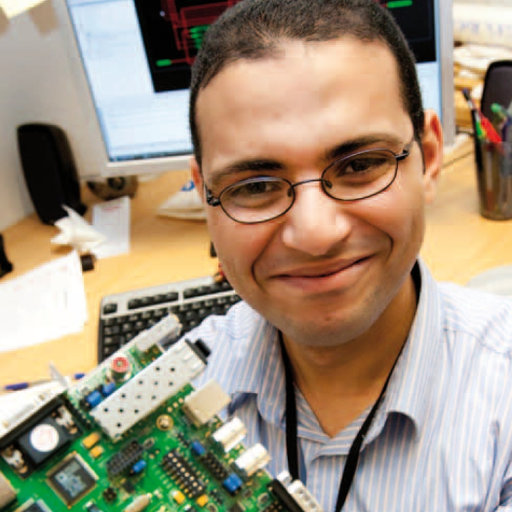
%> input picture Src/Software/Matlab/Images/Demo/Mohamed_El-Hadedy.jpg, 512 x 512 px
$ octave image_test.m   (GNU Octave 9; MATLAB toolbox functions it lacks are replaced by stand-ins)
%> lines starting %> are read from the running program, lines starting %| are printed output that depends on the picture
close all;
image_name = 'Mohamed_El-Hadedy.jpg';
I = imread(image_name);
%> I is the input picture: size 512x512x3 uint8; mean R, G, B 163, 147, 126.2
imshow(I);
% Extract color channels.
redChannel = I(:,:,1); % Red channel
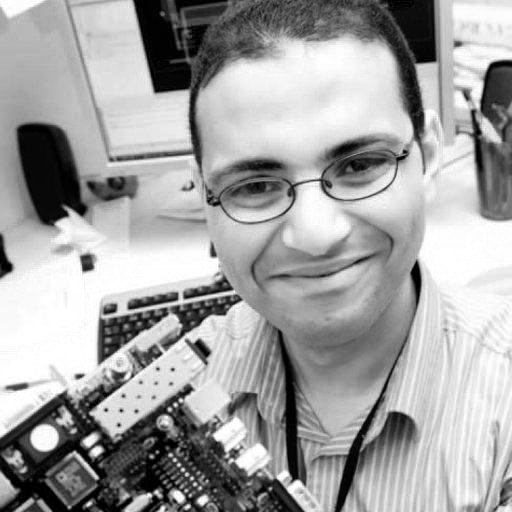
%> redChannel: size 512x512 uint8; min 0, max 255, mean 163
greenChannel = I(:,:,2); % Green channel
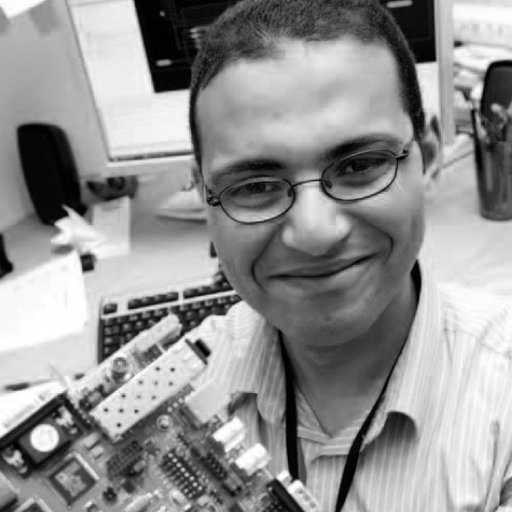
%> greenChannel: size 512x512 uint8; min 0, max 255, mean 147
blueChannel = I(:,:,3); % Blue channel
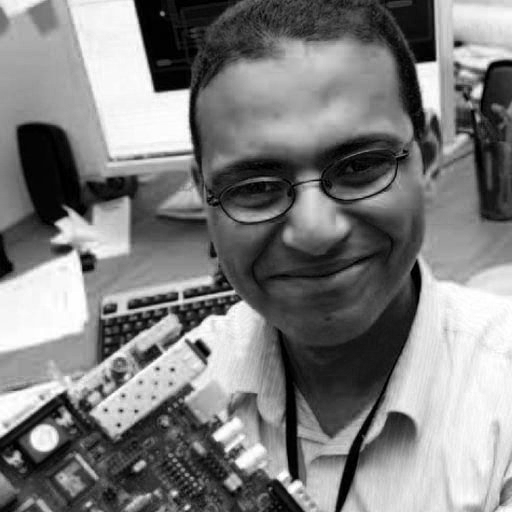
%> blueChannel: size 512x512 uint8; min 0, max 255, mean 126.2
dlmwrite('red_channel_b.txt',fliplr(de2bi(redChannel)),'');
dlmwrite('green_channel_b.txt',fliplr(de2bi(greenChannel)),'');
dlmwrite('blue_channel_b.txt',fliplr(de2bi(blueChannel)),'');
dlmwrite('red_channel.txt',redChannel,'newline','pc');
dlmwrite('green_channel.txt',greenChannel,'newline','pc');
dlmwrite('blue_channel.txt',blueChannel,'newline','pc');

$ run again, with Src/Software/Matlab/Images/Demo/aly.jpg copied over Src/Software/Matlab/Images/Demo/Mohamed_El-Hadedy.jpg
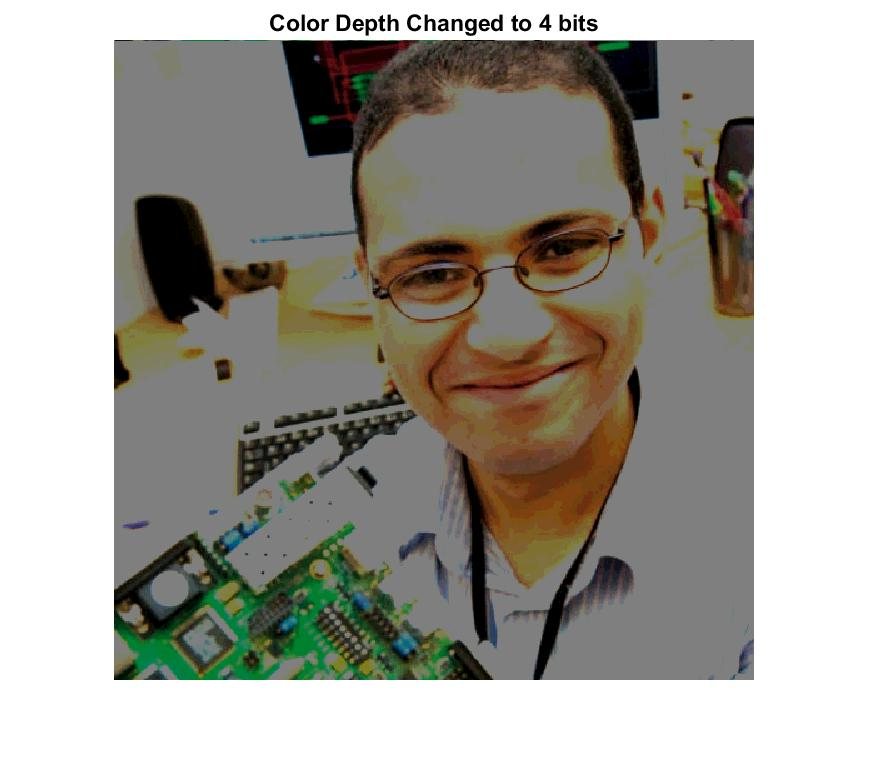
%> input picture Src/Software/Matlab/Images/Demo/aly.jpg, 870 x 781 px
%> I is the input picture: size 781x870x3 uint8; mean R, G, B 163.8, 161.3, 153.9
%> `greenChannel = I(:,:,2);`:
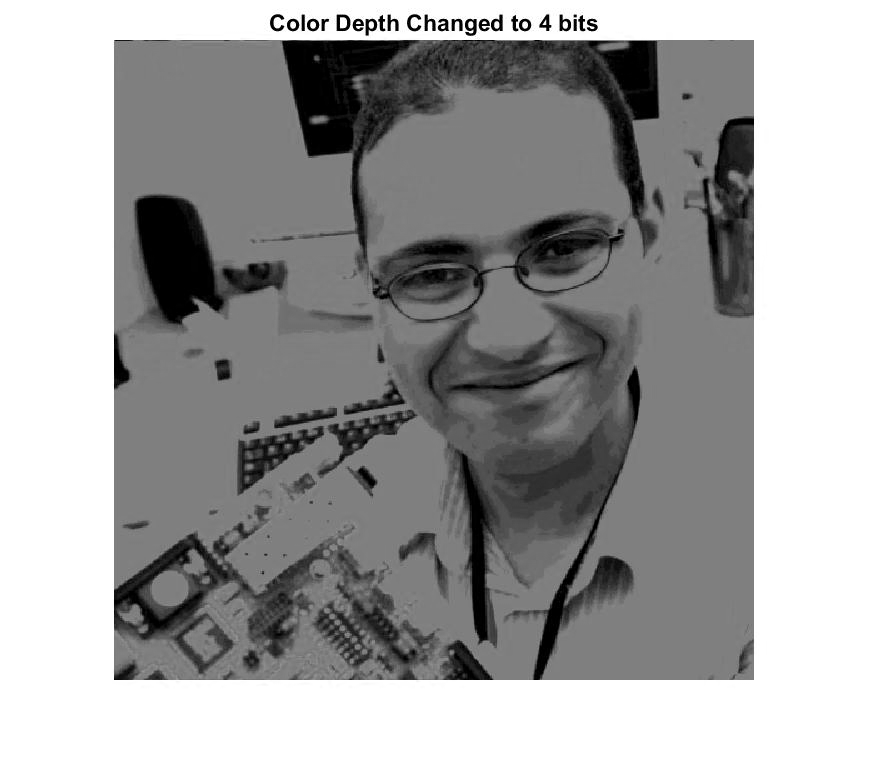
%> greenChannel: size 781x870 uint8; min 0, max 255, mean 161.3
%> `blueChannel = I(:,:,3);`:
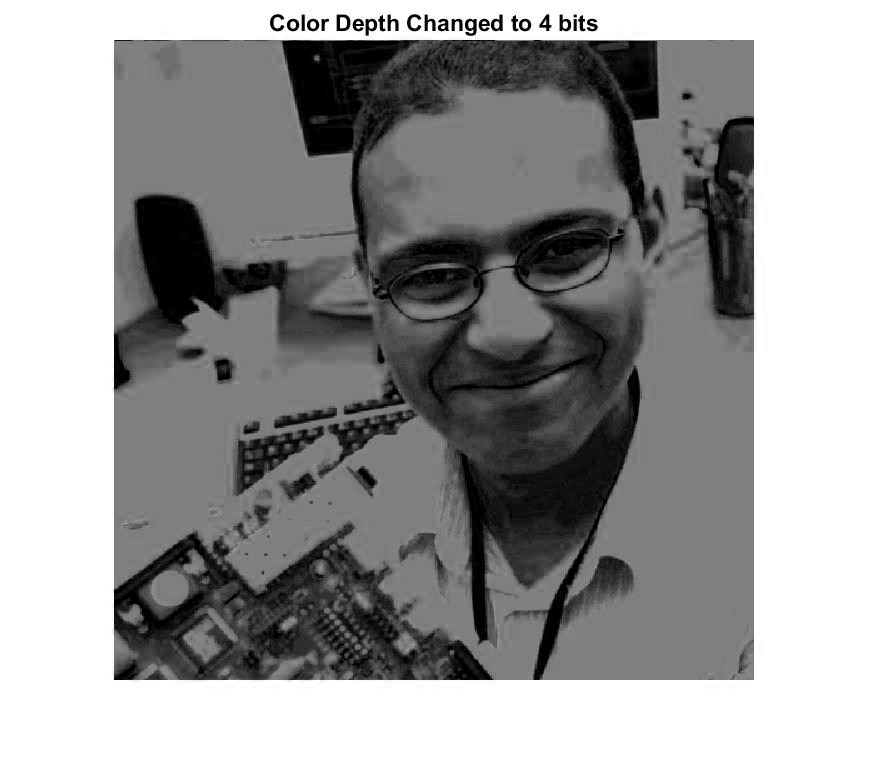
%> blueChannel: size 781x870 uint8; min 0, max 255, mean 153.9

$ run again, with Src/Software/Matlab/Images/Demo/alymontage.jpg copied over Src/Software/Matlab/Images/Demo/Mohamed_El-Hadedy.jpg
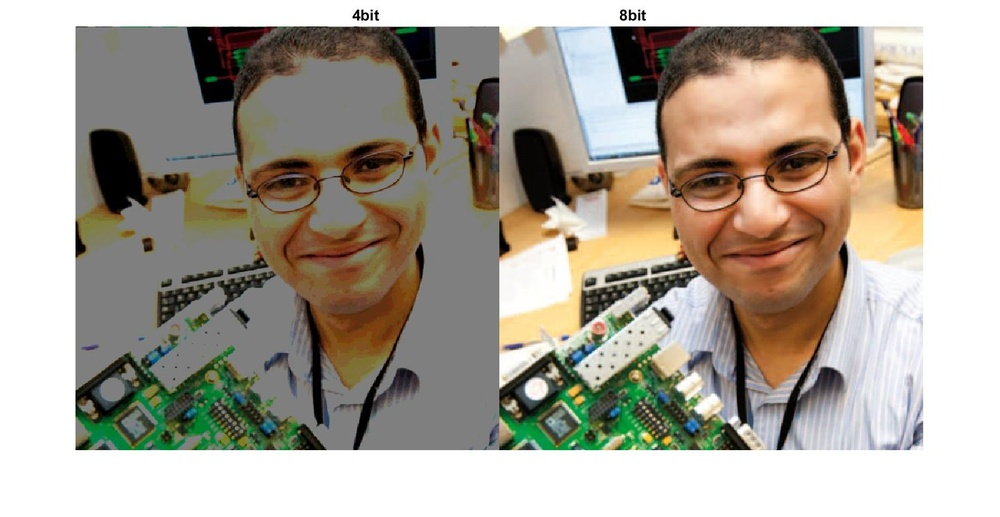
%> input picture Src/Software/Matlab/Images/Demo/alymontage.jpg, 1000 x 517 px, shrunk from 1510 x 781 before the run
%> I is the input picture: size 517x1000x3 uint8; mean R, G, B 170.8, 163.8, 152.3
%> `greenChannel = I(:,:,2);`:
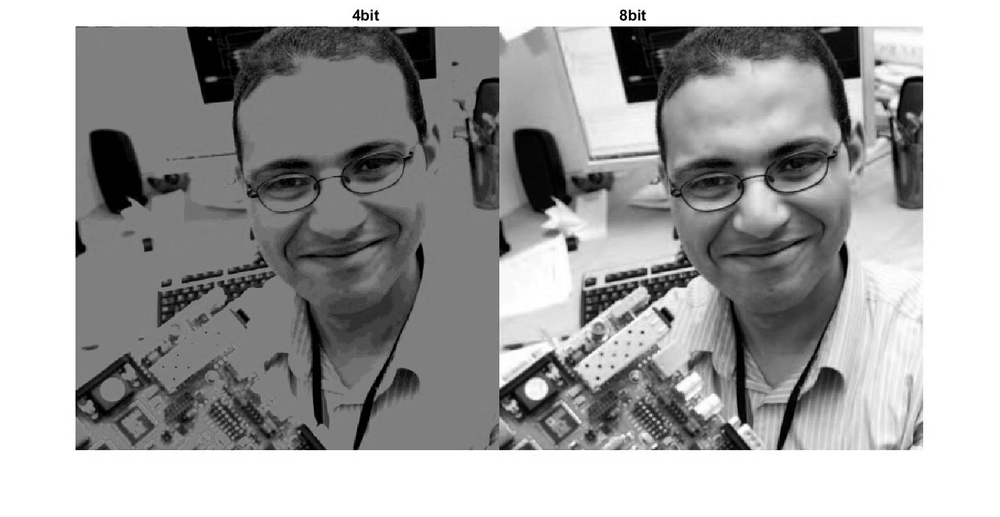
%> greenChannel: size 517x1000 uint8; min 0, max 255, mean 163.8
%> `blueChannel = I(:,:,3);`:
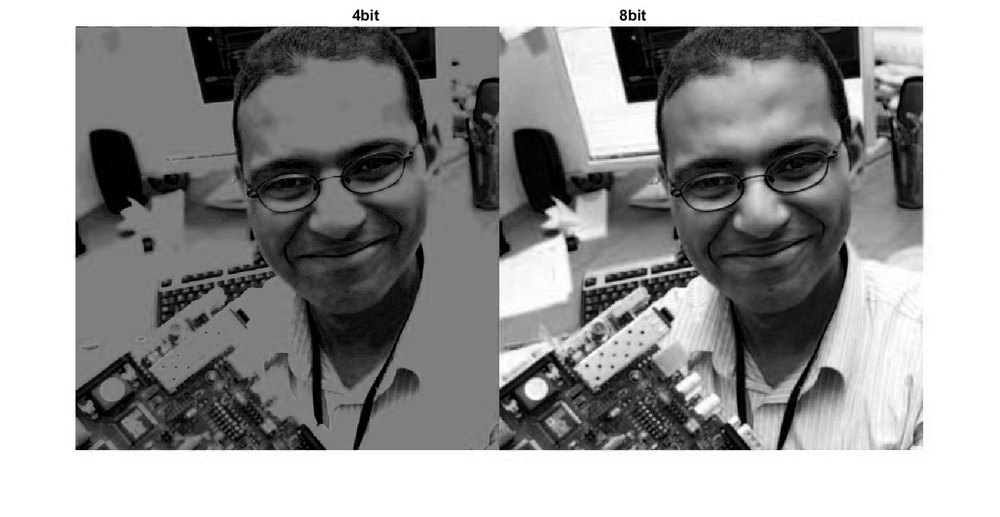
%> blueChannel: size 517x1000 uint8; min 0, max 255, mean 152.3
